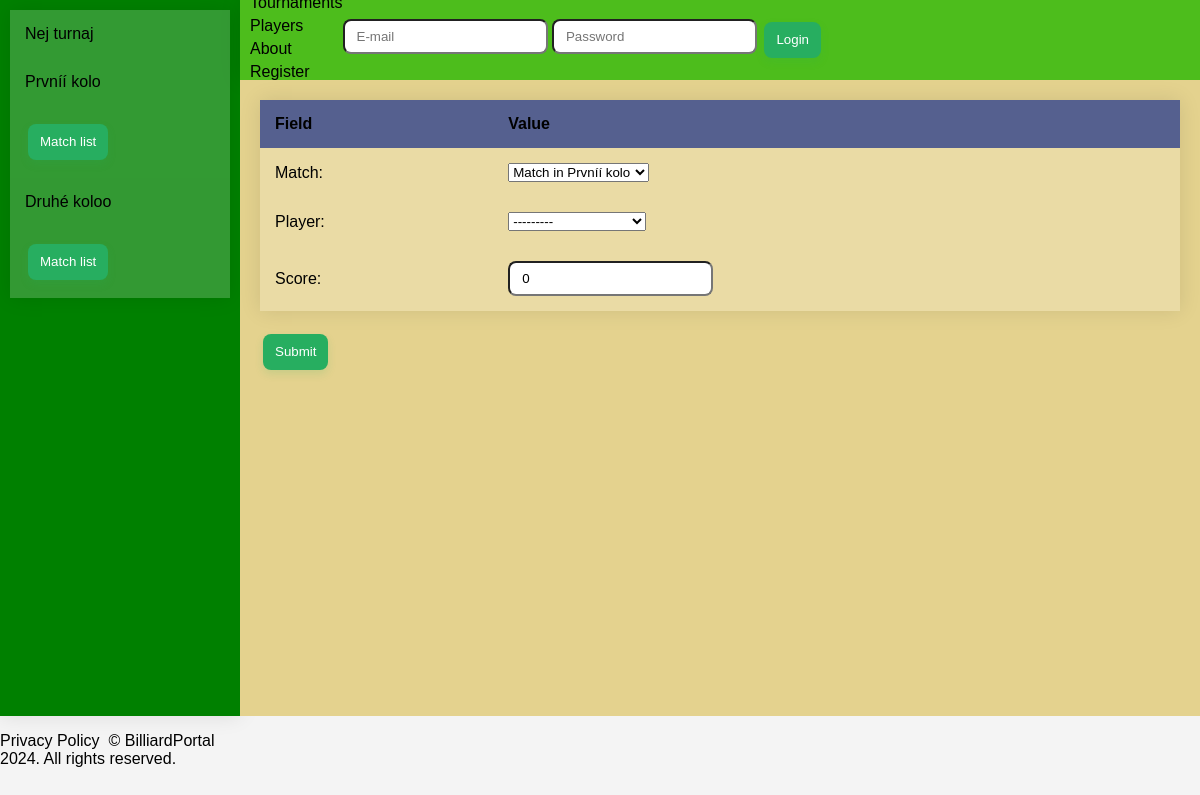
The page /tournament/1/3/11/playerscore/create/ on the database as committed earlier.
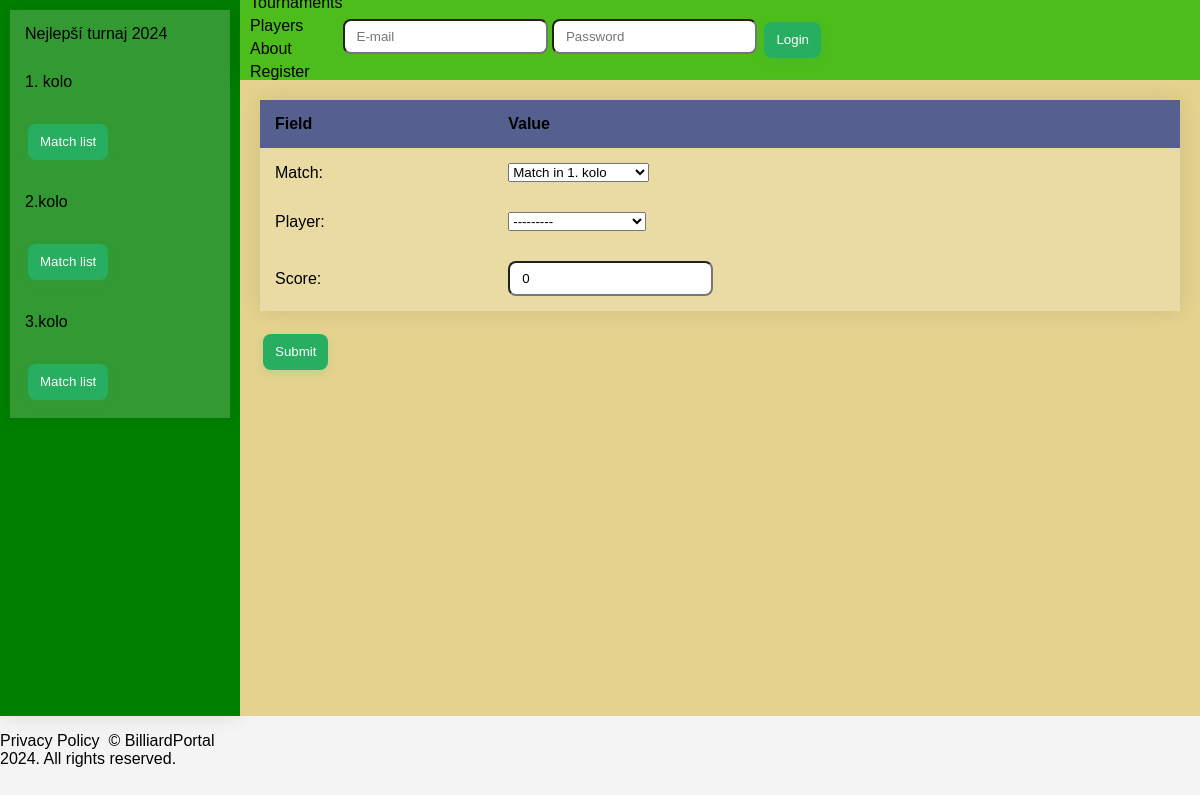
The same page on the database as committed later.
### tournaments/models.py (models this page shows, shortened)
class Tournament(models.Model):
    name = models.CharField(max_length=255)
    start_date = models.DateTimeField()
    end_date = models.DateTimeField()
    attachment = models.FileField(upload_to='attachments/', blank=True, null=True)
    organizers = models.ManyToManyField(Player, related_name='organized_tournaments')
    players = models.ManyToManyField(Player, related_name='participating_tournaments')

class Round(models.Model):
    name = models.CharField(max_length=255)
    attachment = models.FileField(upload_to='attachments/', blank=True, null=True)
    tournament = models.ForeignKey(Tournament, related_name='rounds', on_delete=models.CASCADE)

### tournaments/views.py (the view, shortened to what this page needs)
# urls.py: path('<int:tournament_pk>/<int:round_pk>/<int:match_pk>/playerscore/create/', PlayerScoreCreateView.as_view(template_name="./tournament/playerscore.html"), name='playerscore_create'),
class PlayerScoreCreateView(ContextMixin, CreateView):
    model = PlayerScore
    form_class = PlayerScoreForm
    def dispatch(self, request, *args, **kwargs):
        match_pk = self.kwargs.get('match_pk')
        playerscore_count = PlayerScore.objects.filter(match_id=match_pk).count()
        if playerscore_count >= 2:
            return HttpResponseRedirect(reverse('playerscore_update', kwargs={
                'tournament_pk': self.kwargs['tournament_pk'],
                'round_pk': self.kwargs['round_pk'],
                'match_pk': match_pk
            }))
        return super().dispatch(request, *args, **kwargs)
    def get_initial(self):
        initial = super().get_initial()
        match_pk = self.kwargs.get('match_pk')
        initial['match'] = get_object_or_404(Match, pk=match_pk)
        return initial

### tournaments/forms.py
class PlayerScoreForm(forms.ModelForm):
    class Meta:
        model = PlayerScore
        fields = ['match', 'player', 'score']
        widgets = {
            'match': forms.Select(attrs={'readonly': 'readonly'}),
        }

### tournaments/models.py (called while the page is built)
    def __str__(self):
        return f"Match in {self.round.name}"

### templates/tournament/playerscore.html (shortened to what this page needs)
{% extends "base.html" %}
{% block main_space %}
<form method="post">
    <table>
        <thead>
            <tr>
                <th class="l">Field</th>
                <th class="r">Value</th>
            </tr>
        </thead>
        <tbody>
            <tr>
                {% for field in form %}
                    <tr>
                        <td class="l">{{ field.label_tag }}</td>
                        <td class="r">
                            {{ field }}
                        </td>
                    </tr>
                {% endfor %}
            </tr>
        </tbody>
    </table>
    <button class="button-68" type="submit">Submit</button>
</form>
{% endblock main_space %}

### templates/sidebar.html (shortened to what this page needs)
{% if 'update' in request.path %}
    {% url 'tournament_update' tournament.id as tournament_url %}
{% else %}
    {% url 'tournament_detail' tournament.id as tournament_url %}
{% endif %}
<nav>
    {% if tournament %}
    <table>
        <tbody>
            <tr>
                <td colspan="2"><a href="{{ tournament_url }}">{{ tournament.name }}</a></td>
            </tr>
            {% for round_item in rounds %}
                {% if 'update' in request.path %}
                    {% url 'roundmatch_update' tournament.id round_item.id as round_url %}
                {% else %}
                    {% url 'round_detail' tournament.id round_item.id as round_url %}
                {% endif %}
                <tr>
                    <td colspan="2"><a href="{{ round_url }}">{{ round_item.name }}</a></td>
                </tr>
                <tr>
                    <td><a href="{% url 'match_list' tournament.id round_item.id %}"><button class="button-68" type="button">Match list</button></a></td>
                </tr>
            {% endfor %}
        </tbody>
    </table>
    {% endif %}
</nav>

Rows that differ between the two databases and show on the page:
changed Tournament: name "Nej turnaj" → "Nejlepší turnaj 2024"
changed Round: name "Prvníí kolo" → "1. kolo"
changed Round: name "Druhé koloo" → "2.kolo"
added Round: name "3.kolo"
Other text that changed with them:
form field match: "Match in Prvníí kolo" → "Match in 1. kolo"
